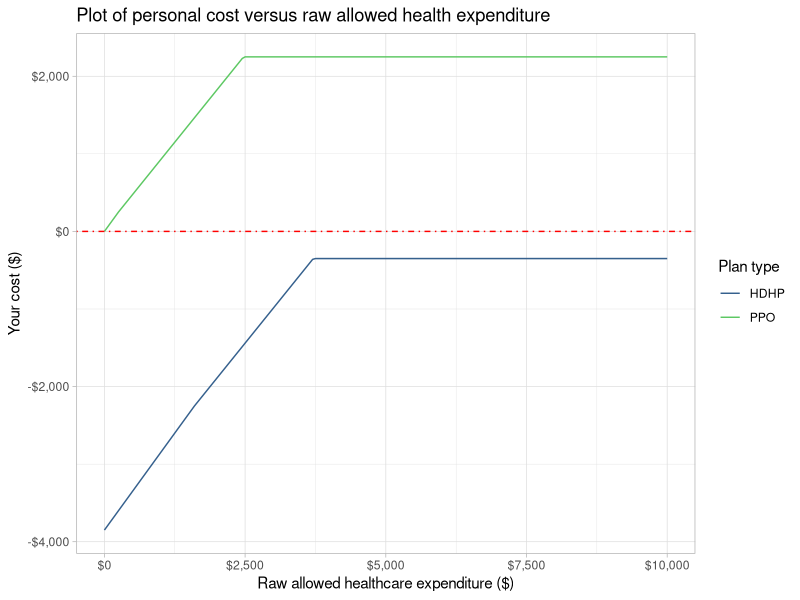

Here is the R script that generated this plot:
## ---- chunk 1
library(tidyverse)
theme_set(theme_light())
## ---- chunk 2
ppo_deductible <- 250
ppo_oop_max <- 2250
ppo_employer_contributes <- 0
ppo_premium <- 0
ppo_co_insurance <- .9

hdhp_deductible <- 1600
hdhp_oop_max <- 3500
hdhp_employer_contributes <- -3850
hdhp_premium <- 0
hdhp_co_insurance <- .9

health_spending_model <- function(raw_expenditure, deductible, co_insurance, oop_max, emp_contribution, premium){
  
  actual_expenditure <- if_else(
    raw_expenditure <= deductible, raw_expenditure, if_else(
      (deductible + ((raw_expenditure - deductible) * co_insurance) ) >= oop_max, oop_max,
        (deductible + ((raw_expenditure - deductible) * co_insurance) )
      )
    )  + emp_contribution + premium
  
  return(actual_expenditure)
}

costsdf <- seq(0, 10000, 50) %>%
  as_tibble() %>%
  rename("raw_expenditure" = 1) %>%
  mutate("PPO" = health_spending_model(raw_expenditure, ppo_deductible, ppo_co_insurance, ppo_oop_max,
                                       ppo_employer_contributes, ppo_premium),
         "HDHP" = health_spending_model(raw_expenditure, hdhp_deductible, hdhp_co_insurance, hdhp_oop_max,
                                       hdhp_employer_contributes, hdhp_premium)) %>%
  pivot_longer(cols = c("PPO", "HDHP"), values_to = "your_cost", names_to = "plan_type")
## ---- chunk 3
costsdf %>%
  ggplot(aes(x = raw_expenditure, y = your_cost, color = plan_type)) +
  geom_line() +
  scale_color_viridis_d(option = "D", begin = 0.3, end = 0.75) +
  geom_hline(yintercept = 0, linetype = "dotdash", color = "red") +
  scale_x_continuous(label = scales::label_currency()) +
  scale_y_continuous(label = scales::label_currency()) +
  labs(title = "Plot of personal cost versus raw allowed health expenditure",
       x = "Raw allowed healthcare expenditure ($)",
       y = "Your cost ($)",
       color = "Plan type")
